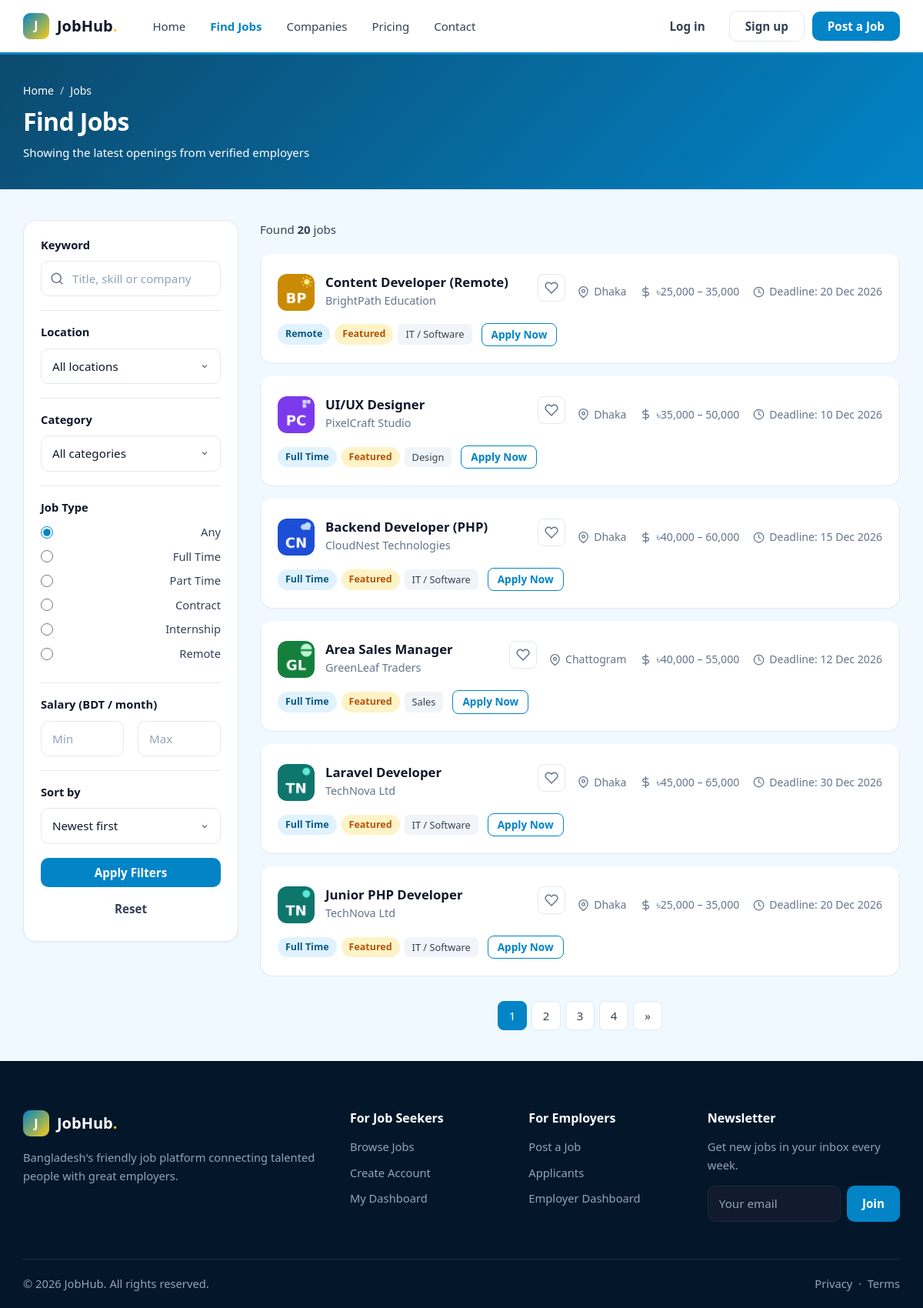
/jobs.php, run on the app's committed database.
### tables this page shows
CREATE TABLE `jobs` (
  `id` int UNSIGNED NOT NULL,
  `company_id` int UNSIGNED NOT NULL,
  `category_id` int UNSIGNED DEFAULT NULL,
  `city_id` int UNSIGNED DEFAULT NULL,
  `subscription_id` int UNSIGNED DEFAULT NULL,
  `title` varchar(150) NOT NULL,
  `slug` varchar(180) NOT NULL,
  `job_type` enum('full_time','part_time','contract','internship','remote') NOT NULL DEFAULT 'full_time',
  `salary_min` decimal(10,2) DEFAULT NULL,
  `salary_max` decimal(10,2) DEFAULT NULL,
  `description` text,
  `deadline` date NOT NULL,
  `status` enum('pending','approved','rejected','closed') NOT NULL DEFAULT 'pending',
  `is_featured` tinyint(1) NOT NULL DEFAULT '0'
);

CREATE TABLE `companies` (
  `id` int UNSIGNED NOT NULL,
  `user_id` int UNSIGNED NOT NULL,
  `city_id` int UNSIGNED DEFAULT NULL,
  `name` varchar(150) NOT NULL,
  `logo` varchar(255) DEFAULT NULL,
  `website` varchar(255) DEFAULT NULL,
  `address` text,
  `description` text
);

CREATE TABLE `cities` (
  `id` int UNSIGNED NOT NULL,
  `name` varchar(100) NOT NULL,
  `division` varchar(50) NOT NULL
);

CREATE TABLE `categories` (
  `id` int UNSIGNED NOT NULL,
  `name` varchar(100) NOT NULL,
  `slug` varchar(120) NOT NULL
);

### job-card.php (the view, shortened to what this page needs)
<?php
$short = strtoupper(substr($row['company_name'], 0, 2));
if ($row['salary_min'] && $row['salary_max']) {
  $salary = '৳' . number_format($row['salary_min']) . ' – ' . number_format($row['salary_max']);
} else if ($row['salary_min']) {
  $salary = '৳' . number_format($row['salary_min']);
} else {
  $salary = 'Negotiable';
}
$type = ucwords(str_replace('_', ' ', $row['job_type']));
$isSaved = false;
?>
<div class="job-card" style="cursor:pointer" onclick="location.href='job-details.php?id=<?php echo $row['id']; ?>'">
  <div class="job-card-head">
    <?php if ($row['logo']) { ?>
      <img class="company-logo" src="uploads/logos/<?php echo $row['logo']; ?>" alt="">
    <?php } else { ?>
      <div class="company-logo" style="background:#0f766e"><?php echo $short; ?></div>
    <?php } ?>
    <div class="job-card-info">
      <h3><a href="job-details.php?id=<?php echo $row['id']; ?>"><?php echo $row['title']; ?></a></h3>
      <p class="muted"><?php echo $row['company_name']; ?></p>
    </div>
    <a class="icon-btn <?php if ($isSaved) echo 'saved'; ?>" href="save-job.php?id=<?php echo $row['id']; ?>" onclick="event.stopPropagation()" title="<?php echo $isSaved ? 'Remove from saved' : 'Save job'; ?>"><svg class="ic" viewBox="0 0 24 24" aria-hidden="true"><path d="M20.84 4.61a5.5 5.5 0 0 0-7.78 0L12 5.67l-1.06-1.06a5.5 5.5 0 0 0-7.78 7.78L12 21.23l8.84-8.84a5.5 5.5 0 0 0 0-7.78z"/></svg></a>
  </div>
  <div class="job-meta">
    <span><svg class="ic" viewBox="0 0 24 24" aria-hidden="true"><path d="M21 10c0 7-9 13-9 13s-9-6-9-13a9 9 0 0 1 18 0z"/><circle cx="12" cy="10" r="3"/></svg><?php echo $row['city_name'] ? $row['city_name'] : 'Bangladesh'; ?></span>
    <span><svg class="ic" viewBox="0 0 24 24" aria-hidden="true"><line x1="12" y1="1" x2="12" y2="23"/><path d="M17 5H9.5a3.5 3.5 0 0 0 0 7h5a3.5 3.5 0 0 1 0 7H6"/></svg><?php echo $salary; ?></span>
    <span><svg class="ic" viewBox="0 0 24 24" aria-hidden="true"><circle cx="12" cy="12" r="10"/><polyline points="12 6 12 12 16 14"/></svg> Deadline: <?php echo date('d M Y', strtotime($row['deadline'])); ?></span>
  </div>
  <div class="job-card-foot">
    <div class="tags">
      <span class="badge badge-primary"><?php echo $type; ?></span>
      <?php if ($row['is_featured']) { ?><span class="badge badge-warning">Featured</span><?php } ?>
      <?php if ($row['category_name']) { ?><span class="tag"><?php echo $row['category_name']; ?></span><?php } ?>
    </div>
    <a class="btn btn-sm btn-outline" href="job-details.php?id=<?php echo $row['id']; ?>">Apply Now</a>
  </div>
</div>

### jobs.php (shortened to what this page needs)
<?php
include('dbconfig.php');
$type     = isset($_GET['type']) ? $_GET['type'] : '';
$min      = isset($_GET['min']) ? (int)$_GET['min'] : 0;
$max      = isset($_GET['max']) ? (int)$_GET['max'] : 0;
$sort     = isset($_GET['sort']) ? $_GET['sort'] : 'new';
$where = "WHERE jobs.status = 'approved' AND jobs.deadline >= CURDATE()";
$allTypes = array('full_time', 'part_time', 'contract', 'internship', 'remote');
if ($sort == 'salary_high') {
  $order = "ORDER BY jobs.salary_max DESC";
} else if ($sort == 'salary_low') {
  $order = "ORDER BY jobs.salary_min ASC";
} else if ($sort == 'deadline') {
  $order = "ORDER BY jobs.deadline ASC";
} else {
  $order = "ORDER BY jobs.is_featured DESC, jobs.id DESC";
}
$perPage = 6;
$pageNo  = isset($_GET['page']) ? (int)$_GET['page'] : 1;
$offset  = ($pageNo - 1) * $perPage;
$from = "FROM jobs
         JOIN companies ON companies.id = jobs.company_id
         LEFT JOIN cities ON cities.id = jobs.city_id
         LEFT JOIN categories ON categories.id = jobs.category_id";
$total = $conn->query("SELECT COUNT(*) AS c $from $where")->fetch_assoc()['c'];
$totalPages = ceil($total / $perPage);
$jobs = $conn->query("SELECT jobs.*, companies.name AS company_name, companies.logo,
                             cities.name AS city_name, categories.name AS category_name
                      $from $where $order LIMIT $offset, $perPage");
$params = $_GET;
unset($params['page']);
$link = 'jobs.php?' . http_build_query($params) . '&page=';
?>
<!DOCTYPE html>
<html lang="en">
<head>
  <link rel="stylesheet" href="assets/css/style.css?v=2">
</head>
<body>
<?php include('navber.php'); ?>
<main>
<section class="page-header">
  <div class="container">
    <ul class="breadcrumb"><li><a href="index.php">Home</a></li><li>Jobs</li></ul>
    <h1>Find Jobs</h1><p class="muted mb-0 mt-1">Showing the latest openings from verified employers</p>
  </div>
</section>
<section class="section-sm">
  <div class="container listing-layout">
    <aside class="card filter-box">
      <form class="card-body" action="jobs.php" method="get">
        <div class="filter-group">
          <h4>Keyword</h4>
          <div class="input-icon"><svg class="ic" viewBox="0 0 24 24" aria-hidden="true"><circle cx="11" cy="11" r="8"/><line x1="21" y1="21" x2="16.65" y2="16.65"/></svg><input type="text" name="q" class="form-control" placeholder="Title, skill or company" value="<?php echo htmlspecialchars($_GET['q'] ?? ''); ?>"></div>
        </div>
        <div class="filter-group">
          <h4>Location</h4>
          <select class="form-control" name="city">
            <option value="">All locations</option>
          </select>
        </div>
        <div class="filter-group">
          <h4>Category</h4>
          <select class="form-control" name="category">
            <option value="">All categories</option>
          </select>
        </div>
        <div class="filter-group">
          <h4>Job Type</h4>
          <label class="check"><input type="radio" name="type" value="" <?php if ($type == '') echo 'checked'; ?>> Any</label>
          <?php foreach ($allTypes as $t) { ?>
            <label class="check"><input type="radio" name="type" value="<?php echo $t; ?>" <?php if ($type == $t) echo 'checked'; ?>> <?php echo ucwords(str_replace('_', ' ', $t)); ?></label>
          <?php } ?>
        </div>
        <div class="filter-group">
          <h4>Salary (BDT / month)</h4>
          <div class="form-row">
            <input class="form-control" type="number" name="min" placeholder="Min" value="<?php if ($min) echo $min; ?>">
            <input class="form-control" type="number" name="max" placeholder="Max" value="<?php if ($max) echo $max; ?>">
          </div>
        </div>
        <div class="filter-group">
          <h4>Sort by</h4>
          <select class="form-control" name="sort">
            <option value="new" <?php if ($sort == 'new') echo 'selected'; ?>>Newest first</option>
          </select>
        </div>
        <button class="btn btn-primary btn-block" type="submit">Apply Filters</button>
        <a href="jobs.php" class="btn btn-ghost btn-block mt-1">Reset</a>
      </form>
    </aside>
    <div>
      <div class="listing-toolbar">
        <p class="mb-0">Found <strong><?php echo $total; ?></strong> jobs</p>
      </div>
      <div class="job-list">
        <?php
        while ($row = $jobs->fetch_assoc()) {
          include('job-card.php');
        }
        ?>
      </div>
      <?php if ($totalPages > 1) { ?>
      <ul class="pagination">
        <?php for ($i = 1; $i <= $totalPages; $i++) { ?>
          <?php if ($i == $pageNo) { ?>
            <li><span class="active"><?php echo $i; ?></span></li>
          <?php } else { ?>
            <li><a href="<?php echo $link . $i; ?>"><?php echo $i; ?></a></li>
          <?php } ?>
        <?php } ?>
        <?php if ($pageNo < $totalPages) { ?>
          <li><a href="<?php echo $link . ($pageNo + 1); ?>">&raquo;</a></li>
        <?php } ?>
      </ul>
      <?php } ?>
    </div>
  </div>
</section>
</main>
<?php include('footer.php'); ?>

### data on the page
jobs: company.logo (picture), title "Content Developer (Remote)", company.name "BrightPath Education", city.name "Dhaka", salary "৳25,000 – 35,000", deadline "20 Dec 2026", job_type "Remote", is_featured "Featured", category.name "IT / Software"
jobs: company.logo (picture), title "UI/UX Designer", company.name "PixelCraft Studio", city.name "Dhaka", salary "৳35,000 – 50,000", deadline "10 Dec 2026", job_type "Full Time", is_featured "Featured", category.name "Design"
jobs: company.logo (picture), title "Backend Developer (PHP)", company.name "CloudNest Technologies", city.name "Dhaka", salary "৳40,000 – 60,000", deadline "15 Dec 2026", job_type "Full Time", is_featured "Featured", category.name "IT / Software"
jobs: company.logo (picture), title "Area Sales Manager", company.name "GreenLeaf Traders", city.name "Chattogram", salary "৳40,000 – 55,000", deadline "12 Dec 2026", job_type "Full Time", is_featured "Featured", category.name "Sales"
jobs: company.logo (picture), title "Laravel Developer", company.name "TechNova Ltd", city.name "Dhaka", salary "৳45,000 – 65,000", deadline "30 Dec 2026", job_type "Full Time", is_featured "Featured", category.name "IT / Software"
jobs: company.logo (picture), title "Junior PHP Developer", company.name "TechNova Ltd", city.name "Dhaka", salary "৳25,000 – 35,000", deadline "20 Dec 2026", job_type "Full Time", is_featured "Featured", category.name "IT / Software"

### other printed values
str_replace('_', ' ', $t) "Full Time"
str_replace('_', ' ', $t) "Part Time"
str_replace('_', ' ', $t) "Contract"
str_replace('_', ' ', $t) "Internship"
str_replace('_', ' ', $t) "Remote"
$total "20"
